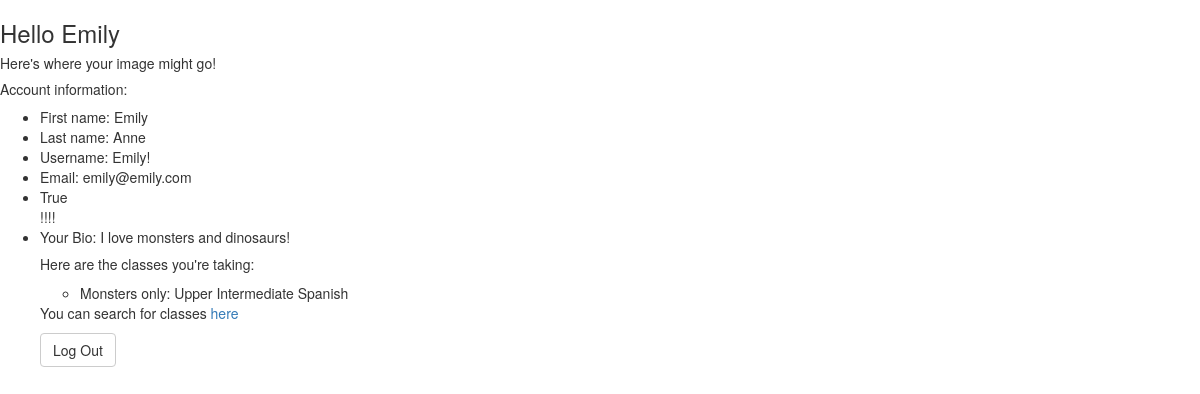
Screenshot of /profile (signed in) with the database file from the repository.
### model.py (models this page shows)
class User(db.Model):
    __tablename__ = "users"
    user_id = db.Column(db.Integer, primary_key=True, autoincrement=True)
    username = db.Column(db.String(40), nullable=False)
    email = db.Column(db.String(100), nullable=False)
    password = db.Column(db.String(30), nullable=False)
    fname = db.Column(db.String(60))
    lname = db.Column(db.String(100))
    is_teacher = db.Column(db.Boolean, nullable=False)
    image = db.Column(db.String(150))
    bio = db.Column(db.String(300))
    def __repr__(self):
        return "<User user_id={} email={}>".format(self.user_id, self.email)

class Classroom(db.Model):
    __tablename__ = "classes"
    class_id = db.Column(db.Integer, autoincrement=True, primary_key=True)
    class_name = db.Column(db.String(35), nullable=False)
    language = db.Column(db.String(40), nullable=False)
    level = db.Column(db.String, nullable=False)
    cost = db.Column(db.Float, nullable=True)
    min_students = db.Column(db.Integer, nullable=False)
    max_students = db.Column(db.Integer, nullable=False)
    address = db.Column(db.String, nullable=True)
    class_days = db.Column(db.String, nullable=False)
    start_date = db.Column(db.String, nullable=False)
    end_date = db.Column(db.String, nullable=True)
    start_time = db.Column(db.String, nullable=False)
    end_time = db.Column(db.String, nullable=False)
    per_time = db.Column(db.String, nullable=False)
    def __repr__(self):
        return "<Class class_id={} language={}>".format(self.class_id, self.language)

### server.py (the view)
@app.route('/profile')
def profile():
    session_id = session["user_id"]
    print "session_id"
    print session_id
    user_email = db.session.query(User).filter(User.user_id == session_id).first()
    print "user_email"
    print user_email
    print type(user_email)
    print "gatinha"
    user_classes = db.session.query(Classroom).join(ClassUser).filter(User.user_id == session_id).all()
    print user_classes
    print "bonitinha"
    return render_template("profile.html", user_email=user_email, user_classes=user_classes)

### templates/profile.html (shortened to what this page needs)
{% extends 'base.html' %}
{% block body %}
<h3>Hello {{ user_email.fname }}</h3>
<h5>Here's where your image might go!</h5>
<h5>Account information: </h5>
<ul>
    <li>First name: {{ user_email.fname }}</li>
    <li>Last name: {{ user_email.lname }}</li>
    <li>Username: {{ user_email.username }}</li>
    <li>Email: {{ user_email.email }}</li>
    <li>{{ user_email.is_teacher }}</li>  !!!!
    <li>Your Bio: {{ user_email.bio }}</li>
<h5>Here are the classes you're taking:</h5>
<ul id="users-classes">
{% for dino in user_classes %}
    <li>{{ dino.class_name }}: {{ dino.level }} {{ dino.language }}</li>
{% endfor %}
</ul>
<p>You can search for classes <a href="/search">here</a></p>
<form action='/logout'>
    <button id="logout" type="submit" class="btn btn-default">Log Out</button>
</form>
{% endblock %}

### rows the page displays
User: fname "Emily", lname "Anne", username "Emily!", email "emily@emily.com", is_teacher "True", bio "I love monsters and dinosaurs!"
Classroom: class_name "Monsters only", level "Upper Intermediate", language "Spanish"
